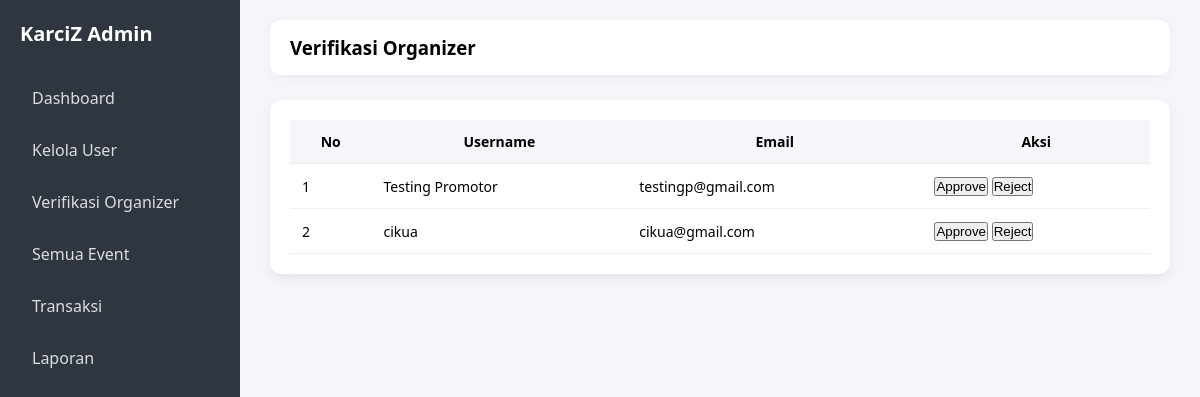
Screenshot of /super-admin/verify-organizer.php (signed in) with the database file from the repository.
### tables this page shows
CREATE TABLE `users` (
  `id` int(11) NOT NULL,
  `username` varchar(50) DEFAULT NULL,
  `email` varchar(100) DEFAULT NULL,
  `password` varchar(255) DEFAULT NULL,
  `no_whatsapp` varchar(20) DEFAULT NULL,
  `role` varchar(20) DEFAULT NULL,
  `created_at` timestamp NOT NULL DEFAULT current_timestamp(),
  `profile_image` varchar(255) DEFAULT NULL
);

### super-admin/verify-organizer.php (the view, shortened to what this page needs)
<?php
include '../config.php';
$result = $conn->query("SELECT * FROM users WHERE role='organizer'");
?>
<!DOCTYPE html>
<html>
<head>
  <link rel="stylesheet" href="../assets/css/superadmin.css">
</head>
<body>
<div class="wrapper">
<div class="sidebar">
  <h2>KarciZ Admin</h2>
  <a href="dashboard.php">Dashboard</a>
  <a href="manage-users.php">Kelola User</a>
  <a href="verify-organizer.php">Verifikasi Organizer</a>
  <a href="all-events.php">Semua Event</a>
  <a href="transactions.php">Transaksi</a>
  <a href="reports.php">Laporan</a>
</div>
<div class="main">
  <div class="topbar">
    <h3>Verifikasi Organizer</h3>
  </div>
  <div class="table-container">
    <table>
      <tr>
        <th>No</th>
        <th>Username</th>
        <th>Email</th>
        <th>Aksi</th>
      </tr>
      <?php $no=1; while($row = $result->fetch_assoc()) { ?>
      <tr>
        <td><?= $no++ ?></td>
        <td><?= $row['username'] ?></td>
        <td><?= $row['email'] ?></td>
        <td>
          <button>Approve</button>
          <button>Reject</button>
        </td>
      </tr>
      <?php } ?>
    </table>
  </div>
</div>
</div>
</body>
</html>

### assets/css/superadmin.css (style rules this page uses)
* { margin: 0; padding: 0; box-sizing: border-box; }
body { font-family: 'Segoe UI', Calibri, sans-serif; background-color: #f5f6fa; }
.wrapper { display: flex; min-height: 100vh; }
.sidebar { width: 240px; background: #2f3640; color: #fff; padding: 20px; }
.sidebar h2 { margin-bottom: 30px; font-size: 20px; }
.sidebar a { display: block; color: #dcdde1; text-decoration: none; margin-bottom: 10px; padding: 10px 12px; border-radius: 6px; transition: 0.2s; }
.main { flex: 1; padding: 20px 30px; }
.topbar { background: #fff; padding: 15px 20px; border-radius: 10px; display: flex; justify-content: space-between; align-items: center; box-shadow: 0 2px 10px rgba(0,0,0,0.05); }
.table-container { margin-top: 25px; background: #fff; padding: 20px; border-radius: 12px; box-shadow: 0 4px 12px rgba(0,0,0,0.08); }
table { width: 100%; border-collapse: collapse; font-size: 14px; }
table th, table td { padding: 12px; border-bottom: 1px solid #eee; }
table th { background: #f5f6fa; font-weight: 600; }

### rows the page displays
users: username "Testing Promotor", email "testingp@gmail.com"
users: username "cikua", email "cikua@gmail.com"
